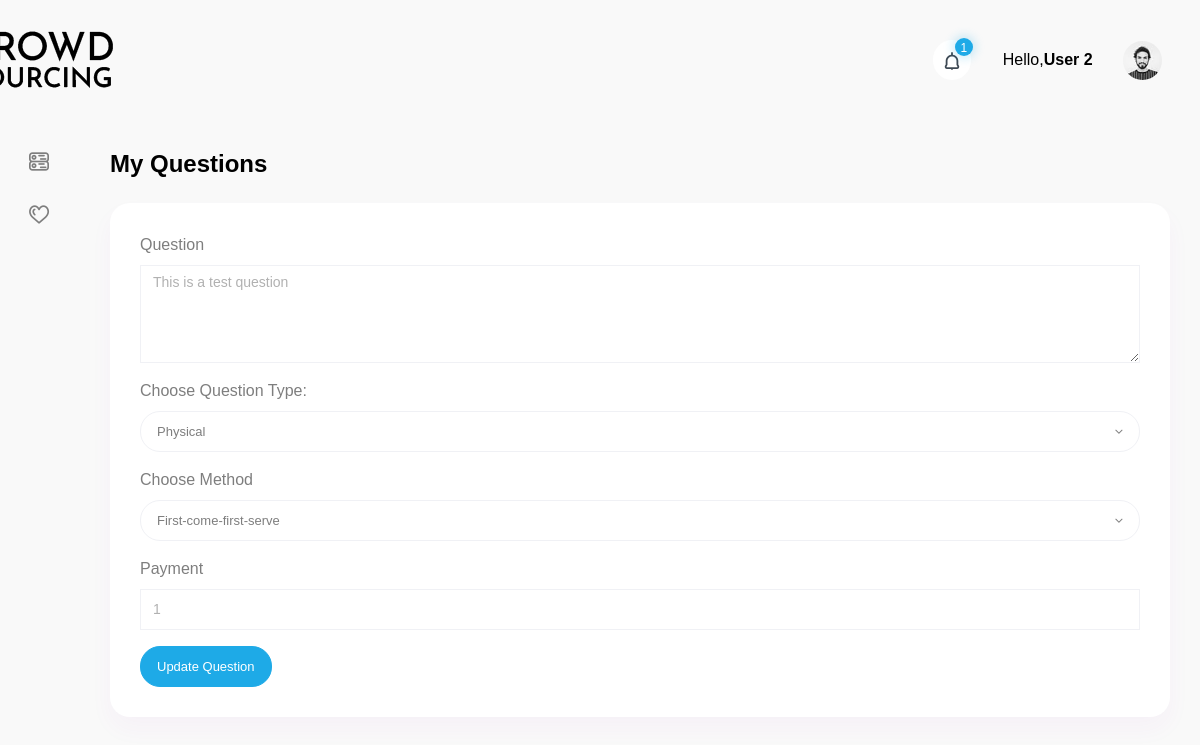
Page /My-Questions?id=4 (signed in) on the committed database.
### tables this page shows
CREATE TABLE `user` (
  `user_id` int(11) NOT NULL,
  `user_name` varchar(255) NOT NULL,
  `user_email` varchar(255) NOT NULL,
  `password` varchar(1000) NOT NULL,
  `college` varchar(255) NOT NULL,
  `major` varchar(255) NOT NULL,
  `hall` varchar(255) NOT NULL,
  `society` varchar(255) NOT NULL,
  `gender` varchar(255) NOT NULL,
  `age` int(10) NOT NULL,
  `indoor` varchar(255) NOT NULL,
  `outdoor` varchar(255) NOT NULL,
  `request_type` varchar(255) NOT NULL,
  `user_type` int(10) NOT NULL DEFAULT 1,
  `status` int(10) NOT NULL DEFAULT 1,
  `updated_at` datetime NOT NULL
);

CREATE TABLE `question` (
  `question_id` int(11) NOT NULL,
  `user_id` int(11) NOT NULL,
  `question` text NOT NULL,
  `type` varchar(255) NOT NULL,
  `tags` varchar(255) NOT NULL,
  `method` varchar(255) NOT NULL,
  `payment` int(10) NOT NULL,
  `waiting_time` varchar(255) NOT NULL,
  `inserted_at` datetime NOT NULL,
  `updated_at` datetime NOT NULL
);

### include/dbController.php (called while the page is built, shortened)
<?php
class DBController {
    private $host = "localhost";
    private $user = "root";
    private $password = "";
    private $database = "crowd_sourcing";
    private $conn;
    function __construct() {
        $this->conn = $this->connectDB();
    }
    function connectDB() {
        $conn = mysqli_connect($this->host,$this->user,$this->password,$this->database);
        return $conn;
    }
    function runQuery($query) {
        $result = mysqli_query($this->conn,$query);
        while($row=mysqli_fetch_assoc($result)) {
            $resultset[] = $row;
        }
        if(!empty($resultset))
            return $resultset;
    }
}

### my_questions.php (the view, shortened to what this page needs)
<?php
require_once("include/dbController.php");
$db_handle = new DBController();
$userid = $_SESSION['userid'];
?>
<!DOCTYPE html>
<html lang="en">
<head>
    <?php include('include/css.php'); ?>
</head>
<body>
<div id="main-wrapper">
    <div class="nav-header">
        <a href="Dashboard" class="brand-logo">
            <h1>Your Logo</h1>
        </a>
    </div>
    <?php include('include/header.php'); ?>
    <?php include('include/sidebar.php'); ?>
    <div class="content-body">
        <div class="container-fluid">
            <div class="form-head mb-4">
                <h2 class="text-black font-w600 mb-0">My Questions</h2>
            </div>
            <?php
            if(isset($_GET['id'])){
                $id = $_GET['id'];
                ?>
                <div class="row">
                    <div class="col-xl-12 col-lg-12">
                        <div class="card">
                            <div class="card-body">
                                <div class="basic-form">
                                    <?php
                                    $select_detail = $db_handle->runQuery("SELECT q.question, q.payment,q.waiting_time,a.method_name,a.id as method_id, t.question_type, t.id as question_type_id   FROM question as q,answer_method as a,question_type as t WHERE q.user_id = '$userid' and q.method = a.id and q.question_id = '$id' AND q.type = t.id");
                                    ?>
                                    <form action="Update" method="post">
                                        <div class="form-row">
                                            <div class="form-group col-md-12">
                                                <label>Question</label>
                                                <textarea class="form-control" rows="4" id="comment" name="new_question" required><?php echo $select_detail[0]['question'];?></textarea>
                                            </div>
                                            <div class="form-group col-md-12">
                                                <label>Choose Question Type:</label>
                                            </div>
                                            <div class="form-group col-md-12">
                                                <label>Choose Method</label>
                                            </div>
                                            <div class="form-group col-md-12" id="payment">
                                                <label>Payment</label>
                                                <input type="number" class="form-control input-default " placeholder="payment" name="payment" value="<?php echo $select_detail[0]['payment'];?>">
                                            </div>
                                        </div>
                                        <button type="submit" class="btn btn-primary" name="update_question">Update Question</button>
                                    </form>
                                </div>
                            </div>
                        </div>
                    </div>
                </div>
                <?php
            }
            ?>
        </div>
    </div>
</body>
</html>

### include/header.php (shortened to what this page needs)
<div class="nav-header">
    <a href="Dashboard" class="brand-logo">
        <img src="images/logo.png" class="image-fluid head-logo">
    </a>
</div>
<div class="header">
    <div class="header-content">
        <nav class="navbar navbar-expand">
            <div class="collapse navbar-collapse justify-content-between">
                <ul class="navbar-nav header-right">
                    <li class="nav-item dropdown notification_dropdown">
                        <a class="nav-link  ai-icon" href="javascript:void(0)" role="button" data-toggle="dropdown">
                            <span class="badge light text-white bg-primary rounded-circle">1</span>
                        </a>
                    </li>
                    <li class="nav-item dropdown header-profile">
                        <a class="nav-link" href="javascript:void(0)" role="button" data-toggle="dropdown">
                            <div class="header-info">
                                <?php
                                $user = $db_handle->runQuery("select * from user where user_id = '$userid'");
                                ?>
                                <span class="text-black">Hello,<strong><?php echo $user[0]['user_name'];?></strong></span>
                            </div>
                            <img src="images/profile/17.jpg" width="20" alt=""/>
                        </a>
                    </li>
                </ul>
            </div>
        </nav>
    </div>
</div>

### rows in the picture
user: user_name "User 2"
question: new_question "This is a test question", payment "1"
